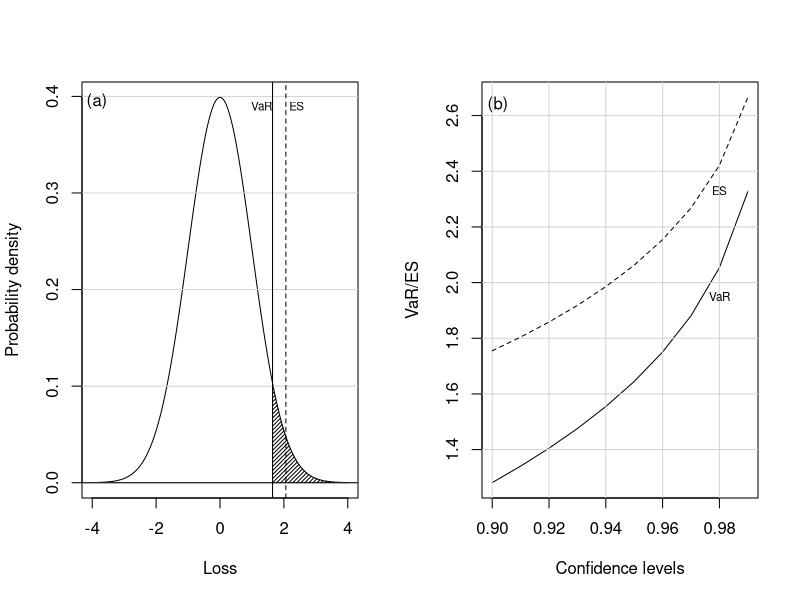

Reproduce this figure in R.
rm(list=ls())
library(cvar)


#VaR Illustration
VaR_95 <- VaR(qnorm)
ES_95 <- ES(qnorm)

x <- seq(-4, 4, by = 0.01)
y <- dnorm(x)

#Confidence level behavior 
clvls <- seq(0.9,0.99, by = 0.01)
clvls
VaRs <- numeric(length(clvls)) 
ESs <- numeric(length(clvls))
for(i in 1:length(clvls)){
  VaRs[i] <- VaR(dist = qnorm,p_loss = (1-clvls[i]))
  ESs[i] <- ES(dist = qnorm,p_loss = (1-clvls[i]))
}

par(mfrow = c(1,2))
plot(x, y, type = "l", ylab = "Probability density", xlab = "Loss")
grid(nx = NA, ny = NULL, lty = 1)
abline(h = 0)
abline(v = VaR_95)
text(x = 1.3,y = 0.39, labels = "VaR", cex = 0.7)
polygon(c(x[x >= VaR_95], VaR_95), c(y[x >= VaR_95],0), border = NA, density = 35)
abline(v = ES_95, lty = 2)
text(x = 2.4,y = 0.39, labels = "ES", cex = 0.7)
text(x = -3.85,y = 0.395,labels = "(a)")


plot(x = clvls,y = VaRs, type = "l", ylim = c(min(VaRs),max(ESs)), xlab = "Confidence levels", ylab = "VaR/ES")
grid(lty = 1)
text(x = 0.98,y = 1.95, labels = "VaR", cex = 0.7)
lines(x = clvls,y = ESs, type = "l", lty = 2)
text(x = 0.98,y = 2.33, labels = "ES", cex = 0.7)
text(x = 0.902,y = 2.64,labels = "(b)")
